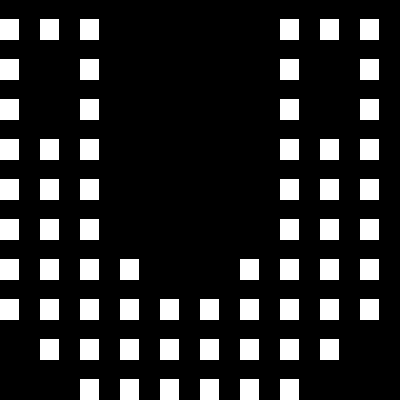

Tiled map render using the project's own tile images. Description and the map definition, with tile-layer contents summarised, below:
An orthogonal 10x10 tile map with 40x40 px tiles, 1 tile layer (Layer 1).

<map version="1.0" orientation="orthogonal" width="10" height="10" tilewidth="40" tileheight="40">
 <tileset firstgid="1" name="texture" tilewidth="40" tileheight="40" spacing="4" margin="4">
  <image source="texture.png" />
 </tileset>
 <layer name="Layer 1" width="10" height="10">
  <data>[100 cells, 64 non-empty, 1 distinct tile ids]</data>
 </layer>
</map>
